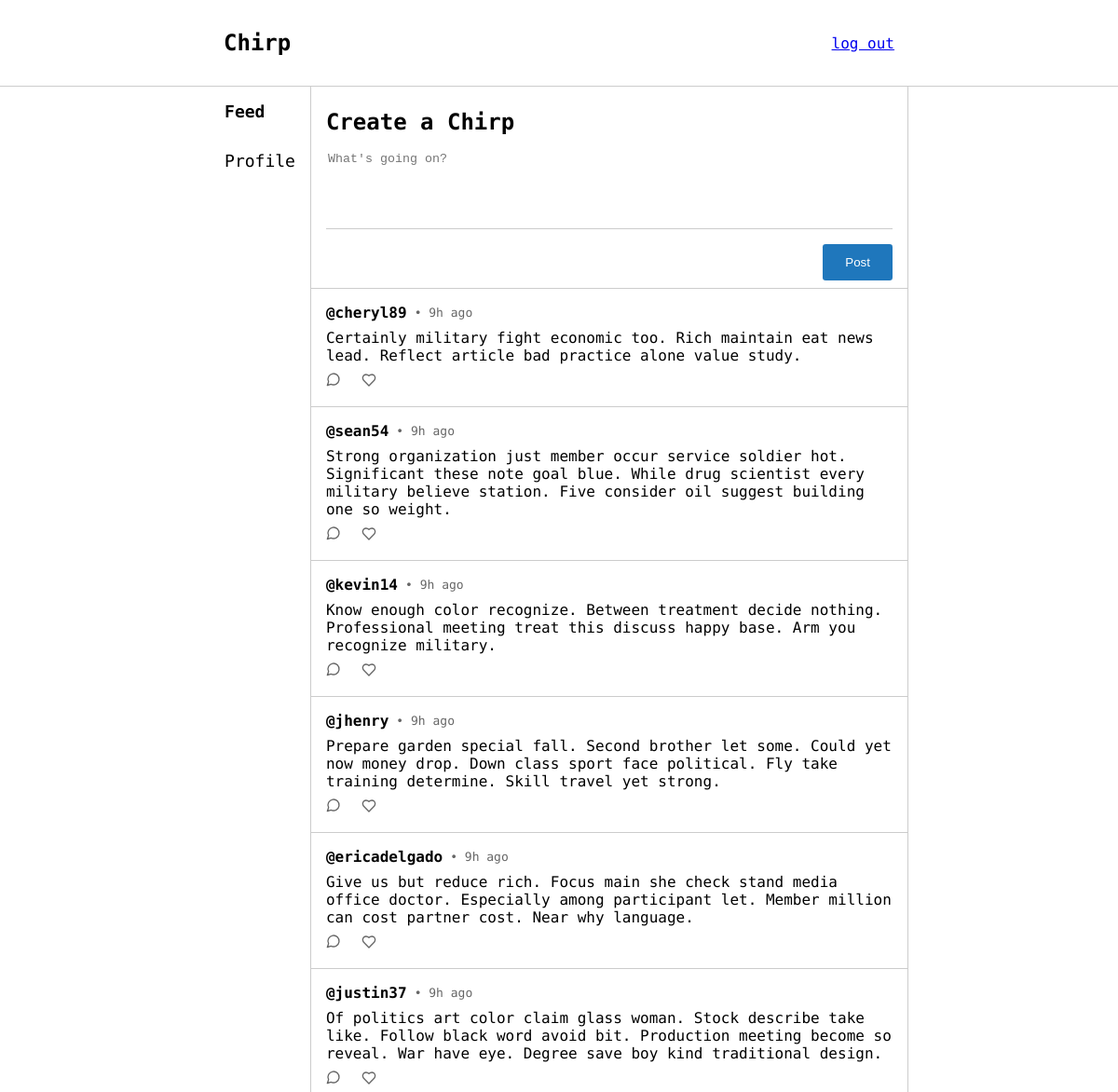
Page /feed (signed in) on the committed database.
### app/models.py (models this page shows, shortened)
class Post(db.Model):
    id = db.Column(db.Integer, primary_key=True)
    body = db.Column(db.String(256))
    posted_at = db.Column(db.DateTime, index=True, default=datetime.now)
    user_id = db.Column(db.Integer, db.ForeignKey('user.id'))
    likes = db.relationship('Like', backref='post', lazy='dynamic')
    comments = db.relationship('Comment', backref='post', lazy='dynamic')

class User(UserMixin, db.Model):
    id = db.Column(db.Integer, primary_key=True)
    username = db.Column(db.String(64), index=True, unique=True)
    password_hash = db.Column(db.String(128))
    posts = db.relationship('Post', backref='user', lazy='dynamic')
    likes = db.relationship('Like', backref='user', lazy='dynamic')
    comments = db.relationship('Comment', backref='user', lazy='dynamic')

### app/views.py (the view)
@app.route("/feed")
@login_required
def feed():
    posts = get_recommendations(current_user)
    return render_template('pages/feed.html', title="Feed", user_authenticated=current_user.is_authenticated, posts=posts)

### app/filters.py (called while the page is built)
def time_ago(value):
    now = datetime.now()
    diff = now - value
    seconds = diff.total_seconds()
    if seconds < 60:
        return f"{int(seconds)}s ago"
    elif seconds < 3600:
        return f"{int(seconds // 60)}m  ago"
    elif seconds < 86400:
        return f"{int(seconds // 3600)}h ago"
    elif seconds < 2592000:
        return f"{int(seconds // 86400)}d ago"
    elif seconds < 31536000:
        return f"{int(seconds // 2592000)}m ago"
    else:
        return f"{int(seconds // 31536000)}y ago"

### app/posts.py (called while the page is built)
def get_posts(user):
    liked_posts = aliased(models.Like)
    return db.session.query(models.Post,
                            db.case(
                                    (liked_posts.user_id == user.id, True),
                                    else_=False
                            ).label('liked_by_user')
                            ) \
                .join(liked_posts, liked_posts.post_id == models.Post.id, isouter=True)

def get_mutual_likes(user1, user2):
    liked_posts_user1 = set([like.post_id for like in user1.likes])
    liked_posts_user2 = set([like.post_id for like in user2.likes])
    mutual_likes = liked_posts_user1.intersection(liked_posts_user2)
    return len(mutual_likes)

def get_recommendations(user):
    all_posts = get_posts(user).all()
    recommendations = []
    for post, liked in all_posts:
        if post.user_id == user.id or liked:
            continue
        users_who_liked = [like.user for like in post.likes]
        mutual_likes = 0
        for other_user in users_who_liked:
            mutual_likes_count = get_mutual_likes(user, other_user)
            mutual_likes += mutual_likes_count
        random_factor = random.uniform(0.7, 1.4)
        score = mutual_likes * random_factor
        recommendations.append((post, liked, score))
    recommendations.sort(key=lambda x: x[2], reverse=True)
    return [(post, liked) for post, liked, score in recommendations[:10]]

### app/views.py (called while the page is built)
@login_manager.user_loader
def load_user(user_id):
    return db.session.query(models.User).get(user_id)

### app/templates/pages/feed.html (shortened to what this page needs)
{% extends "layouts/authorised_layout.html" %}
{% block authorised_head %}
    <link rel="stylesheet" href="{{ url_for('static', filename='css/feed.css') }}">
    <link rel="stylesheet" href="{{ url_for('static', filename='css/components.css') }}">
{% endblock %}
{% block sidebar_feed %}
    sidebar-item-active
{% endblock %}
{% block authorised_content %}
    <div class="post-box">
        <h2 class="post-title">Create a Chirp</h3>
        <textarea id="post-content" class="post-textarea" placeholder="What's going on?" maxlength="256"></textarea>
        {% with button_class="btn-filled post-btn", text="Post", id="post-btn" %}
            {% include 'components/button.html' %}
        {% endwith %}
    </div>
    {% for post, liked in posts %}
        {% with post=post, liked=liked %}
            {% include 'components/post.html' %}
        {% endwith %}
    {% endfor %}
{% endblock %}

### app/templates/components/post.html
<div id="{{'post' if not comment else 'comment'}}-{{ post.id }}" class="post-container">
    <span class="post-heading">
        <h3>
            <a href="/profile/{{ post.user.username }}">@{{ post.user.username }}</a>
        </h3>
        <p>• {{ post.posted_at | time_ago }}</p>
    </span>
    <p style="margin:0;">
        {{ post.body }}
    </p>
    {% if not comment %}
        <span class="post-footing">
            <a href="/post/{{ post.id }}" alt="Leave or view comments on this post">
                <svg xmlns="http://www.w3.org/2000/svg" width="16" height="16" viewBox="0 0 24 24" fill="none" stroke="currentColor" stroke-width="2" stroke-linecap="round" stroke-linejoin="round">
                    <path d="M7.9 20A9 9 0 1 0 4 16.1L2 22Z"/>
                </svg>
            </a>
            <button onclick="like({{ post.id }})" aria-label="Like this post">
                <svg xmlns="http://www.w3.org/2000/svg" width="16" height="16" viewBox="0 0 24 24" fill="none" stroke="currentColor" stroke-width="2" stroke-linecap="round" stroke-linejoin="round" class="{{ 'liked' if liked }}">
                    <path d="M19 14c1.49-1.46 3-3.21 3-5.5A5.5 5.5 0 0 0 16.5 3c-1.76 0-3 .5-4.5 2-1.5-1.5-2.74-2-4.5-2A5.5 5.5 0 0 0 2 8.5c0 2.3 1.5 4.05 3 5.5l7 7Z"/>
                </svg>
            </button>
        </span>
    {% endif %}
</div>

### app/static/css/root_layout.css (style rules this page uses)
body { margin: 0; font-family: 'Geist Mono', monospace; position: absolute; width: 100%; height: 100%; display: flex; flex-direction: column; }

### app/static/css/feed.css (style rules this page uses)
.post-box { display: flex; flex-direction: column; gap: 1rem; border-bottom: solid 1px #ccc; padding: .5rem 1rem; }
.post-title { margin: 0; margin-top: 1rem; }
.post-textarea { resize: none; border: none; border-bottom: solid 1px #ccc; outline: none; height: 5rem; }

### app/static/css/components.css (style rules this page uses)
.post-container { padding: 1rem; display: flex; gap: .5rem; flex-direction: column; border-bottom: 1px solid #ccc; }
.post-heading { display: flex; gap: .5rem; align-items: center; }
.post-heading > p { color: #666; font-size: small; margin: 0; }
.post-heading > h3 { font-size: medium; margin: 0; }
.post-heading > h3 > a { text-decoration: none; color: inherit; }
.post-footing { display: flex; gap: 1rem; }
.post-footing > a, button { color: #666; cursor: pointer; border: none; background-color: transparent; }

### rows in the picture
Post: user.username "cheryl89", posted_at "9h ago", body "Certainly military fight economic too. Rich maintain eat news lead. Reflect article bad practice alone value study."
Post: user.username "sean54", posted_at "9h ago", body "Strong organization just member occur service soldier hot. Significant these note goal blue. While drug scientist every military believe station. Five consider oil suggest building one so weight."
Post: user.username "kevin14", posted_at "9h ago", body "Know enough color recognize. Between treatment decide nothing. Professional meeting treat this discuss happy base. Arm you recognize military."
Post: user.username "jhenry", posted_at "9h ago", body "Prepare garden special fall. Second brother let some. Could yet now money drop. Down class sport face political. Fly take training determine. Skill travel yet strong."
Post: user.username "ericadelgado", posted_at "9h ago", body "Give us but reduce rich. Focus main she check stand media office doctor. Especially among participant let. Member million can cost partner cost. Near why language."
Post: user.username "justin37", posted_at "9h ago", body "Of politics art color claim glass woman. Stock describe take like. Follow black word avoid bit. Production meeting become so reveal. War have eye. Degree save boy kind traditional design."

### other values in the picture
{{ text }} "Post"
